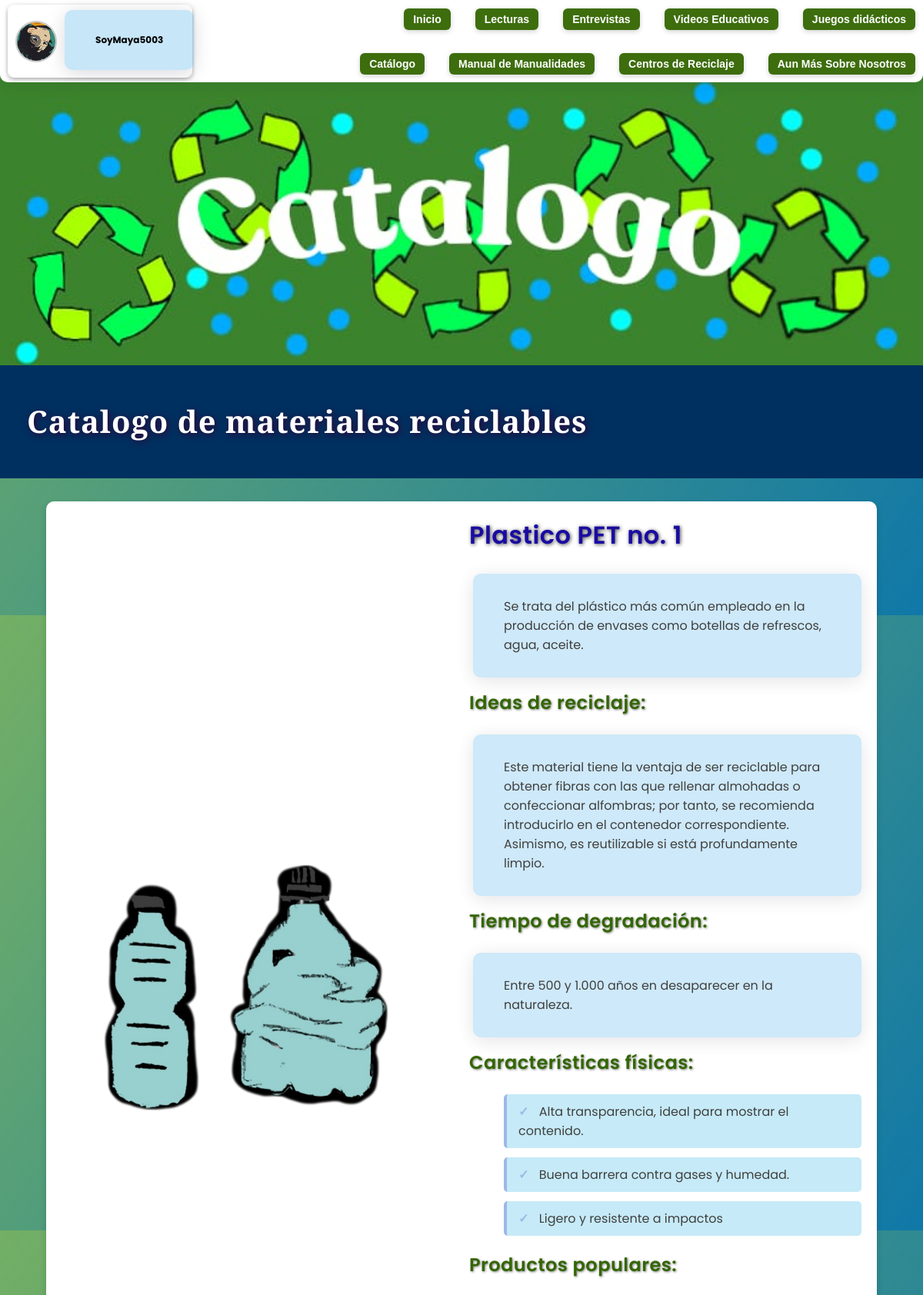
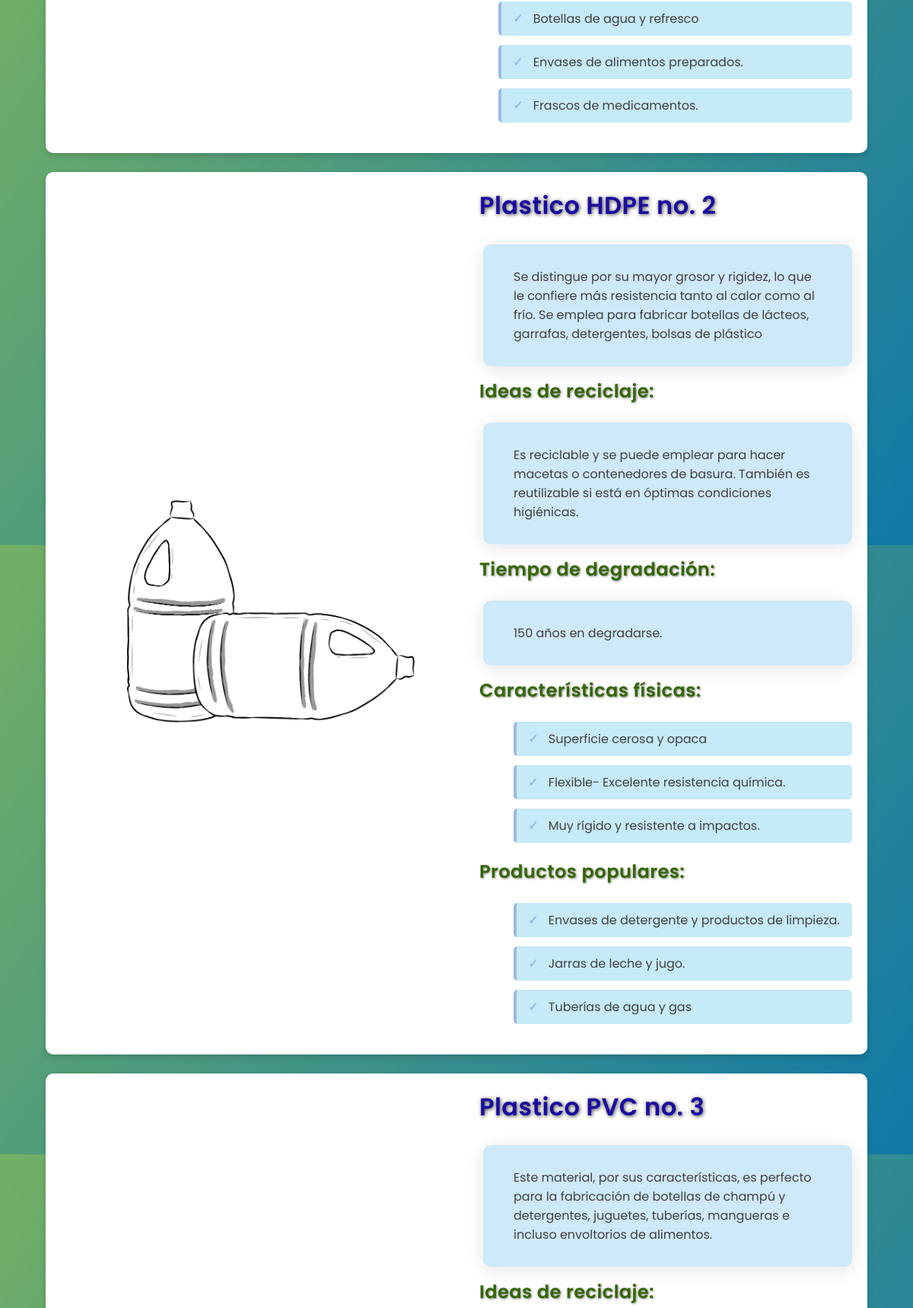
Screenshot of /Catalogo (signed in, upper part) with the database file from the repository (2 pictures, top to bottom).
### tables this page shows
CREATE TABLE "Registros" (
	"Usuario"	TEXT NOT NULL UNIQUE,
	"Contraseña"	TEXT NOT NULL UNIQUE,
	"CorreoElectronico"	TEXT NOT NULL UNIQUE, FotoPerfil TEXT DEFAULT 'PerfilMaterial.png',
	PRIMARY KEY("Usuario")
);

### app.py (the view)
@app.route("/Catalogo")
def Catalogo():
    productos = [
        {"nombre": "Plastico PET no. 1", "descripcion": "Se trata del plástico más común empleado en la producción de envases como botellas de refrescos, agua, aceite.",
         "IdeasRec": "Este material tiene la ventaja de ser reciclable para obtener fibras con las que rellenar almohadas o confeccionar alfombras; por tanto, se recomienda introducirlo en el contenedor correspondiente. Asimismo, es reutilizable si está profundamente limpio.", "TiempoDegr": "Entre 500 y 1.000 años en desaparecer en la naturaleza.",
         "CaracFisc": ["Alta transparencia, ideal para mostrar el contenido.", "Buena barrera contra gases y humedad.", "Ligero y resistente a impactos"],
         "ProductPop": ["Botellas de agua y refresco", "Envases de alimentos preparados.", "Frascos de medicamentos."],
         "img": "CatMaterial_PET.png"},
        {"nombre": "Plastico HDPE no. 2", "descripcion": "Se distingue por su mayor grosor y rigidez, lo que le confiere más resistencia tanto al calor como al frío. Se emplea para fabricar botellas de lácteos, garrafas, detergentes, bolsas de plástico",
         "IdeasRec": "Es reciclable y se puede emplear para hacer macetas o contenedores de basura. También es reutilizable si está en óptimas condiciones higiénicas.", "TiempoDegr": "150 años en degradarse.",
         "CaracFisc": ["Superficie cerosa y opaca", "Flexible- Excelente resistencia química.", "Muy rígido y resistente a impactos."],
         "ProductPop": ["Envases de detergente y productos de limpieza.", "Jarras de leche y jugo.", "Tuberías de agua y gas"],
         "img": "CatMaterial_HDPE.png"},
        {"nombre": "Plastico PVC no. 3", "descripcion": "Este material, por sus características, es perfecto para la fabricación de botellas de champú y detergentes, juguetes, tuberías, mangueras e incluso envoltorios de alimentos.",
         "IdeasRec": " A diferencia de los materiales anteriores, no es reciclable y no conviene reutilizarlo.", "TiempoDegr": "100-1000 años",
         "CaracFisc": ["Puede ser rígido o flexible según los aditivos.", "Alta resistencia al fuego y a la intemperie.", "- Buena durabilidad en aplicaciones de construcción."],
         "ProductPop": ["Tuberías de drenaje y agua potable.", "Tarjetas bancarias y de identificación.", "Marcos de ventanas y puertas."],
         "img": "CatMaterial_PVC.png"},
        {"nombre": "Plastico LDPE no. 4", "descripcion": "Destaca por ser un material muy seguro. De ahí que esté presente en envases como botellas de agua, bolsas de supermercado, plásticos para envolver y guantes.",
         "IdeasRec": "Puede ser reciclado, especialmente como bolsa.", "TiempoDegr": "Puede tardar en torno a 150 años en descomponerse.",
         "CaracFisc": ["Muy flexible y elástico.", "Tacto suave y superficie brillante.", "Baja resistencia térmica, se deforma con el calor."],
         "ProductPop": ["Bolsas de supermercado y pan", "Películas plásticas para envolver alimentos.", "Botellas exprimibles."],
         "img": "CatMaterial_LDPE.png"},
        {"nombre": "Plastico PP no. 5", "descripcion": "Es un material resistente al calor y no deja pasar la humedad, grasa o productos químicos. Esta propiedad lo hace idóneo para la fabricación de envases de mantequilla y yogures, así como para pajitas y tapas de botellas.",
         "IdeasRec": " Se puede reutilizar con toda seguridad y, además, permite ser reciclado (peldaños para registros de drenaje, cajas de baterías para automóvil, etc.).", "TiempoDegr": "Puede tardar hasta 500 años en degradarse en la naturaleza.",
         "CaracFisc": ["- Ligero y translúcido.", "- Buena resistencia al calor, incluso en microondas.", "Duradero"],
         "ProductPop": ["Tapas de botellas y envases.", "Envases para microondas.", "Pajillas y utensilios reutilizables."],
         "img": "CatMaterial_PP.png"},
        {"nombre": "Plastico PS no. 6", "descripcion": "Su uso está muy extendido entre las cafeterías y restaurantes de comida rápida porque, concretamente, se encuentra en los envases de las hamburguesas, vasos desechables para bebidas calientes, cubiertos y tarrinas de helado.",
         "IdeasRec": " Hay que tener en cuenta su alto grado de contaminación, por lo que no debe reutilizarse para contener otro alimento. Sin embargo, puede reciclarse porque es indicado para hacer viguetas de plástico o macetas.", "TiempoDegr": "Podría tardar hasta 500 años en desintegrarse totalmente en la naturaleza, convirtiéndose no obstante en microplásticos.",
         "CaracFisc": ["Frágil y quebradizo en su forma rígida.", "Buena claridad óptica en su versión cristal.", "- Aislante térmico en su forma espumada (unicel)."],
         "ProductPop": ["Vasos y platos desechables.", "Bandejas para carne y alimentos frescos.", "Carcasas de electrodomésticos pequeños."],
         "img": "CatMaterial_PS.png"},
        {"nombre": "Otros plasticos no. 7", "descripcion": "Esta categoría es una combinación de diversos plásticos. Está compuesta por el PC (Policarbonato), muy común en botellas de kétchup, biberones, jeringuillas, CDs o DVDs; y también por los nuevos plásticos biodegradables fabricados con almidones vegetales.",
         "IdeasRec": "Estos envases no son reutilizables ni tampoco reciclables, excepto los etiquetados como “PLA”, que al ser biodegradables sirven para obtener compost.", "TiempoDegr": "Un envase puede tardar hasta 1000 años en degradarse en el medio ambiente.",
         "CaracFisc": ["Puede ser rigido, flexible o facil de moldear.", "PLA es biodegradable.", "Puede ser transparente y resistente a impactos."],
         "ProductPop": ["PC (Policarbonato): Lentes de seguridad, discos compactos (CD/DVD), visores de cascos.", "ABS: Piezas de LEGO, carcasas de computadoras, partes de automóviles.", "PLA: Envases biodegradables, cubiertos compostables, filamento para impresión 3D."],
         "img": "CatMaterial_Otros.png"},
        {"nombre": "Carton", "descripcion": "El cartón es un material resistente y muy divertido, no tires tus cajas de carton a la basura mejor construye algun Divertido juego con ellas y cuando te aburras, acude a tu centro de reciclaje mas cercano y reciclalas",
         "IdeasRec": "Construir cajas, juguetes, o arte.", "TiempoDegr": "3-6 meses",
         "CaracFisc": ["Arrugado", "Resistente", "Absorbente"],
         "ProductPop": ["Cajas de cartón", "Cartulina", "Papel corrugado"],
         "img": "CatMaterial_Carton.png"},
        {"nombre": "Cobre", "descripcion": "El cobre aun que es un material dificil de encontrar suelto, vale la pena sacar cantidades significativas de él por su precio en centros de reciclaje.",
         "IdeasRec": "Crear joyería, cables, o esculturas.", "TiempoDegr": "No se degrada",
         "CaracFisc": ["Conductivo", "Maleable", "Corrosión verde"],
         "ProductPop": ["Alambres", "Tuberías", "Monedas"],
         "img": "CatMaterial_Cobre.png"},
        {"nombre": "Aluminio", "descripcion": "El aluminio podria ser unos de los marteriales mas reutilizables dentro de nuestras casas, el principal re uso de las latas de aluminio son las macetas!, ayuda a la naturaleza y planta algunas plantitas en latas y llevalas al sol",
         "IdeasRec": "Macetas, utensilios de cocina, o arte.", "TiempoDegr": "200-500 años",
         "CaracFisc": ["Ligero", "No magnético", "Reflectante"],
         "ProductPop": ["Latas", "Foil", "Perfiles"],
         "img": "CatMaterial_Aluminio.png"},
        {"nombre": "Vidrio", "descripcion": "El vidrio es un material que unque un poco peligroso siempre sera mejor vender algun cristal roto en tu centro de recilclaje que tirarlo a la basura y aumentar el riesgo de lesion a otras personas.",
         "IdeasRec": "Crear jarrones, decoraciones, o reutilizar como frascos.", "TiempoDegr": "Millones de años",
         "CaracFisc": ["Frágil", "Transparente", "Inerte"],
         "ProductPop": ["Botellas", "Frascos", "Vidrios planos"],
         "img": "CatMaterial_Vidrio.png"},
        {"nombre": "Papel", "descripcion": "El papel es un material muy común en nuestras casas, por lo tanto, se acomula considerablemente en nuestras casas lo que lo hace perfecto para irlo a reciclar en algun centro de reciclaje y tener una remoneracion por este.",
         "IdeasRec": "Crear tarjetas, origami, o compost.", "TiempoDegr": "2-5 meses",
         "CaracFisc": ["Blanco", "Absorbente", "Fácil de doblar"],
         "ProductPop": ["Periódicos", "Revistas", "Papel de oficina"],
         "img": "CatMaterial_Papel.png"},
        {"nombre": "Textiles", "descripcion": "Los textiles viejos como la ropa rota y vieja o algun trapo roto, siguen siendo candidatos a darles una segunda vida util como trapeador o trapo de mesa.",
         "IdeasRec": "Crear trapos, bolsos, o patchwork.", "TiempoDegr": "1-5 años",
         "CaracFisc": ["Suave", "Absorbente", "Tejido"],
         "ProductPop": ["Algodón", "Sintéticos", "Lana"],
         "img": "CatMaterial_Textil.png"},
        {"nombre": "Desecho electronico", "descripcion": "Es bien sabido que el desecho electronico necesita un trato especial para ser desechado de manera seguro, por lo tanto, lo mejor es llevarlo a algun centro de reciclaje para que le den un trato adecuado.",
         "IdeasRec": "Reciclar componentes, donar para reparación.", "TiempoDegr": "Varios años",
         "CaracFisc": ["Eléctrico", "Complejo", "Tóxico"],
         "ProductPop": ["Teléfonos", "Computadoras", "Baterías"],
         "img": "CatMaterial_Electr.png"},
        {"nombre": "Baterias / Pilas", "descripcion": "Al igual que el desecho electronico, las baterias y pilas necesitan un trato especial para evitar dañar el ambiente, por lo tanto, lo mejor es llevarlas a algun centro de reciclaje para que le den un trato adecuado.",
         "IdeasRec": "Reciclar en centros especializados.", "TiempoDegr": "No biodegradable",
         "CaracFisc": ["Químico", "Peligroso", "Energético"],
         "ProductPop": ["Alcalinas", "Litio", "Plomo-ácido"],
         "img": "CatMaterial_Pilas.png"},
    ]
    return render_template("Catalogo.html", productos=productos, user=session.get('usuario', 'invitado'), foto=get_user_foto(session.get('usuario')))

### templates/Catalogo.html (shortened to what this page needs)
{% extends "base.html" %}
{% block extra_head %}
<link rel="stylesheet" href="{{ url_for('static', filename='css/StyleCat.css') }}">
{% endblock %}
{% block content %}
<div class="hero-container">
    <img src="{{ url_for('static', filename='img/Catalogo_Portada.jpg') }}" alt="Portada Catalogo">
</div>
<header>
    <h1>Catalogo de materiales reciclables</h1>
</header>
<div class="lista">
    {% for p in productos %}
    <section class="item">
        <img src="{{ url_for('static', filename='img/' + p.img) }}">
        <div class="info">
            <h2>{{ p.nombre }}</h2>
            <p>{{ p.descripcion }}</p>
            <h3>Ideas de reciclaje:</h3>
            <p>{{ p.IdeasRec }}</p>
            <h3>Tiempo de degradación:</h3>
            <p>{{ p.TiempoDegr }}</p>
            <h3>Características físicas:</h3>
            <ul>
                {% for carac in p.CaracFisc %}
                <li>{{ carac }}</li>
                {% endfor %}
            </ul>
            <h3>Productos populares:</h3>
            <ul>
                {% for producto in p.ProductPop %}
                <li>{{ producto }}</li>
                {% endfor %}
            </ul>
        </div>
    </section>
    {% endfor %}
</div>
{% endblock %}

### templates/base.html (shortened to what this page needs)
<!DOCTYPE html>
<html lang="es">
<head>
    <link rel="stylesheet" href="{{ url_for('static', filename='css/StylePrinc.css') }}">
    {% block extra_head %}{% endblock %}
</head>
<body class="{% block body_class %}{% endblock %}">
    <nav class="main-menu" role="navigation" aria-label="Menú principal">
        <a href="/perfil-usuario" class="user-profile-link" data-content="Perfil" style="text-decoration: none; display: inline-block; vertical-align: top;">
            <div id="user-container" style="width: 220px; height: 75px; background-color: rgba(255,255,255,0.8); border-radius: 10px; display: flex; flex-direction: row; align-items: center; justify-content: flex-start; padding: 10px; box-shadow: 0 2px 5px rgba(0,0,0,0.2); gap: 10px;">
                <img src="{{ url_for('static', filename='img/' + foto) }}" alt="Foto de perfil" style="width: 50px; height: 50px; border-radius: 50%; border: 2px solid #ccc; flex-shrink: 0;">
                <p style="margin: 0; font-size: 12px; text-align: left;">{{ user }}</p>
            </div>
        </a>
        <div class="menu-links">
            <div class="menu-row">
                <a href="/" data-content="inicio">Inicio</a>
                <a href="/Lecturas" data-content="lecturas">Lecturas</a>
                <a href="/Entrevistas" data-content="entrevistas">Entrevistas</a>
                <a href="/Videos-Educativos" data-content="videos">Videos Educativos</a>
                <a href="/Juegos" data-content="juegos">Juegos didácticos</a>
            </div>
            <div class="menu-row">
                <a href="/Catalogo" data-content="catalogo">Catálogo</a>
                <a href="/Manual-de-Manualidades" data-content="manualidades">Manual de Manualidades</a>
                <a href="/Centros-de-Reciclaje" data-content="centros">Centros de Reciclaje</a>
                <a href="/Aun-mas-sobre-nosotros" data-content="acciones">Aun Más Sobre Nosotros</a>
            </div>
        </div>
    </nav>
    <div class="content">
        {% block content %}{% endblock %}
    </div>
</body>
</html></content>

### rows the page displays
Registros: FotoPerfil (picture), Usuario "SoyMaya5003"

### other values shown
{{ p.nombre }} "Plastico PET no. 1" "Plastico HDPE no. 2" "Plastico PVC no. 3"
{{ p.descripcion }} "Se trata del plástico más común empleado en la producción de envases como botellas de refrescos, agua, aceite." "Se distingue por su mayor grosor y rigidez, lo que le confiere más resistencia tanto al calor como al frío. Se emplea para fabricar botellas de lácteos, garrafas, detergentes, bolsas de plástico" "Este material, por sus características, es perfecto para la fabricación de botellas de champú y detergentes, juguetes, tuberías, mangueras e incluso envoltorios de alimentos."
{{ p.TiempoDegr }} "Entre 500 y 1.000 años en desaparecer en la naturaleza." "150 años en degradarse."
{{ carac }} "Alta transparencia, ideal para mostrar el contenido." "Buena barrera contra gases y humedad." "Ligero y resistente a impactos" "Superficie cerosa y opaca" "Flexible- Excelente resistencia química." "Muy rígido y resistente a impactos."
{{ producto }} "Botellas de agua y refresco" "Envases de alimentos preparados." "Frascos de medicamentos." "Envases de detergente y productos de limpieza." "Jarras de leche y jugo." "Tuberías de agua y gas"
{{ p.IdeasRec }} "Es reciclable y se puede emplear para hacer macetas o contenedores de basura. También es reutilizable si está en óptimas condiciones higiénicas."
